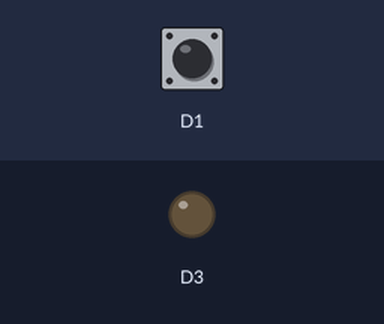
Bench run of a sketch on a simulated ESP8266 (NodeMCU). On the bench: output pins drawn as LEDs (lit = HIGH). The inputs (shaded band) are chosen by the test bench; at power-on: D1 HIGH.

Above: at 1.2 s.
1.3 s: D1 pulled LOW for 0.15 s
At 1.37 s:
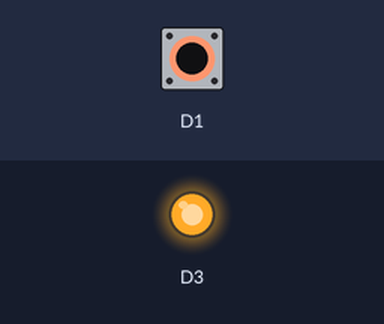
2.9 s: D1 pulled LOW for 3.2 s
At 7.3 s:
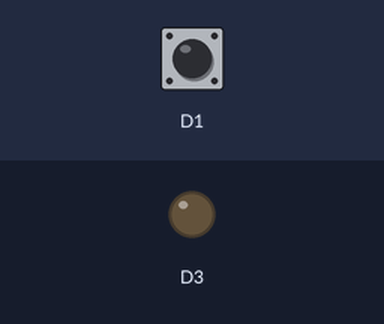
Timing chart, 0 to 8.8 s (numbered marks = the images above; inputs shaded):
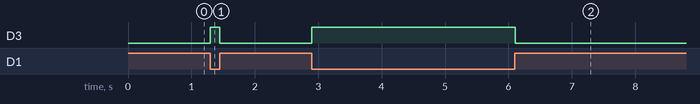

The sketch:

Code.ino
```cpp
//D1 - Button Input
//D3 - LED Output

void setup() {
  pinMode(D1, INPUT_PULLUP);
  pinMode(D3, OUTPUT);
}

void loop() {
  if (digitalRead(D1) == LOW){
    digitalWrite(D3, HIGH);
  }
  else{
    digitalWrite(D3, LOW);
  }
  delay(50);
}
```

Measured:
- after the input at 1.3 s, D3: LOW → HIGH at once, → LOW 0.15 s later
- after the input at 2.9 s, D3: LOW → HIGH at once, → LOW 3.2 s later
